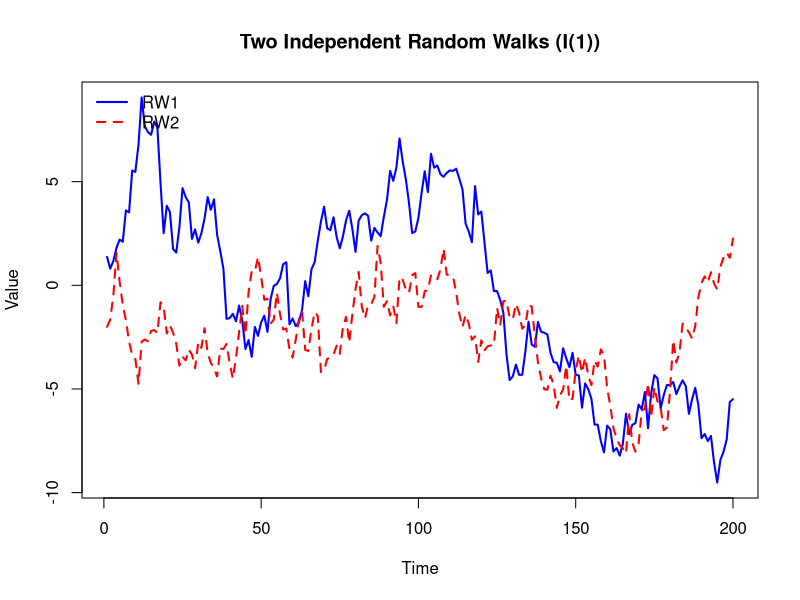

This chart was generated by the following R code:
# --------------------------------------------
# Demonstration: Spurious Regression Trap
# --------------------------------------------
set.seed(42)
n <- 200

# Generate two independent random walks (I(1) processes)
rw1 <- cumsum(rnorm(n, 0, 1))   # Random walk 1
rw2 <- cumsum(rnorm(n, 0, 1))   # Random walk 2 (independent)

# Visualize both series
plot(rw1, type = "l", col = "blue", lwd = 2,
     ylim = range(c(rw1, rw2)),
     main = "Two Independent Random Walks (I(1))",
     ylab = "Value", xlab = "Time")
lines(rw2, col = "red", lwd = 2, lty = 2)
legend("topleft", legend = c("RW1", "RW2"),
       col = c("blue", "red"), lty = c(1, 2), lwd = 2, bty = "n")

# Run a spurious regression
model <- lm(rw1 ~ rw2)
summary(model)
